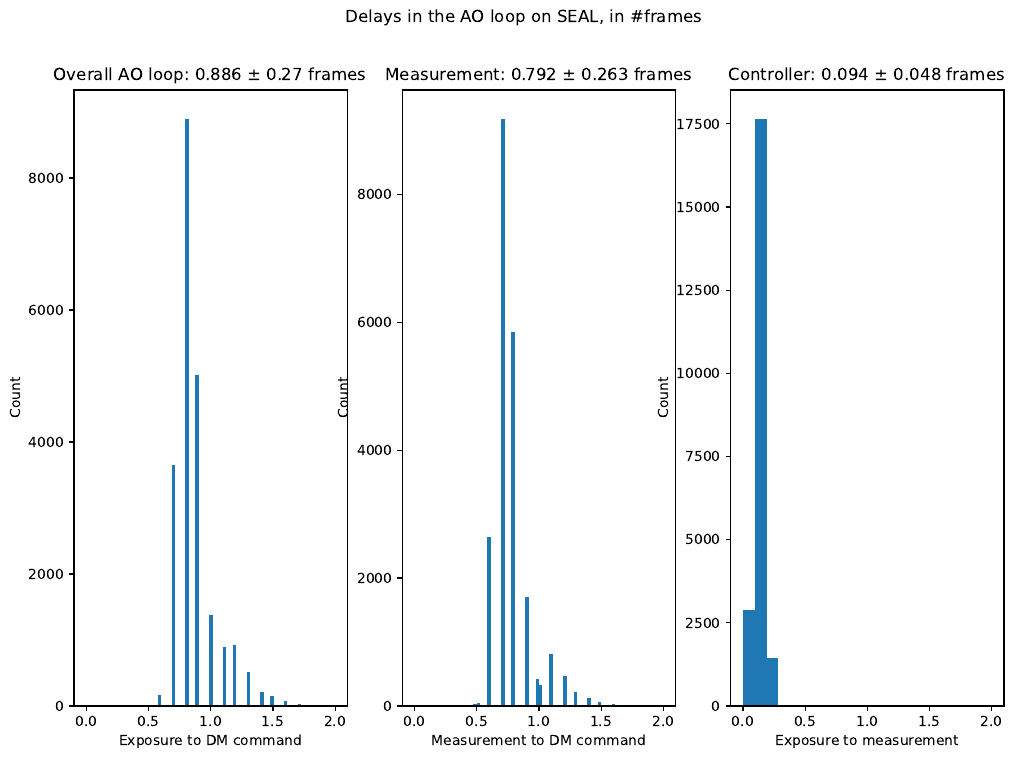

The Python source for this figure:
import numpy as np
from matplotlib import pyplot as plt
import sys
import re
from os.path import join

fs = 100

def stamp_to_seconds(t):
    h, m, s, ms = [int(x) for x in re.search("(\d+):(\d+):(\d+),(\d+)", t).groups()]
    return 3600 * h + 60 * m + s + 0.001 * ms

good_runs = ["07_02_14", "07_04_45", "08_11_19", "08_11_46"]

exposures = []
measures = []
dmcs = []

total_nframes = 0
for fname in good_runs:
    with open(join("..", "data", "log", f"log_13_11_2021_{fname}.log")) as file:
        final_frame = np.inf
        for line in file:
            time = re.search("\d+:\d+:\d+,\d+", line)[0]
            seconds = stamp_to_seconds(time)
            event = re.search("INFO \| (.+)", line)[1]
            if not any([event.startswith(x) for x in ["Exposure", "Measurement", "DMC"]]):
                continue
            frame_num = re.search("\d+", event)
            if frame_num:
                frame_num = int(frame_num[0])
            if event.startswith("Exposure"):
                exposures.append(seconds)
            elif event.startswith("Measurement"):
                measures.append(seconds)
            elif event.startswith("DMC"):
                dmcs.append(seconds)
                final_frame = frame_num
        total_nframes += final_frame
        exposures = exposures[:total_nframes]
        measures = measures[:total_nframes]
        dmcs = dmcs[:total_nframes]

t0 = exposures[0]
exposures = np.array(exposures) - t0
measures = np.array(measures) - t0
dmcs = np.array(dmcs) - t0

get_meanstd = lambda data: f"{round(np.mean(data), 3)} $\pm$ {round(np.std(data), 3)}"
measure_delays = (measures - exposures) * fs
control_delays = (dmcs - measures) * fs
total_delays = (dmcs - exposures) * fs

fig, axs = plt.subplots(1,3, figsize=(12,8))
def plot_delay_hist(data, i, xlabel, title):
    bins = int(max(data) * 1000 / fs) + 1
    axs[i].hist(data, bins=min(100, bins), range = (0, min(2, max(total_delays))))
    axs[i].set_xlabel(xlabel)
    axs[i].set_ylabel("Count")
    axs[i].set_title(f"{title}: {get_meanstd(data)} frames")

for (i, (data, xlabel, title)) in enumerate([
    (total_delays, "Exposure to DM command", "Overall AO loop"),
    (measure_delays, "Measurement to DM command", "Measurement"),
    (control_delays, "Exposure to measurement", "Controller")
]):
    plot_delay_hist(data, i, xlabel, title)
fig.suptitle("Delays in the AO loop on SEAL, in #frames")
plt.savefig("seal_delays.pdf", bbox_inches='tight')